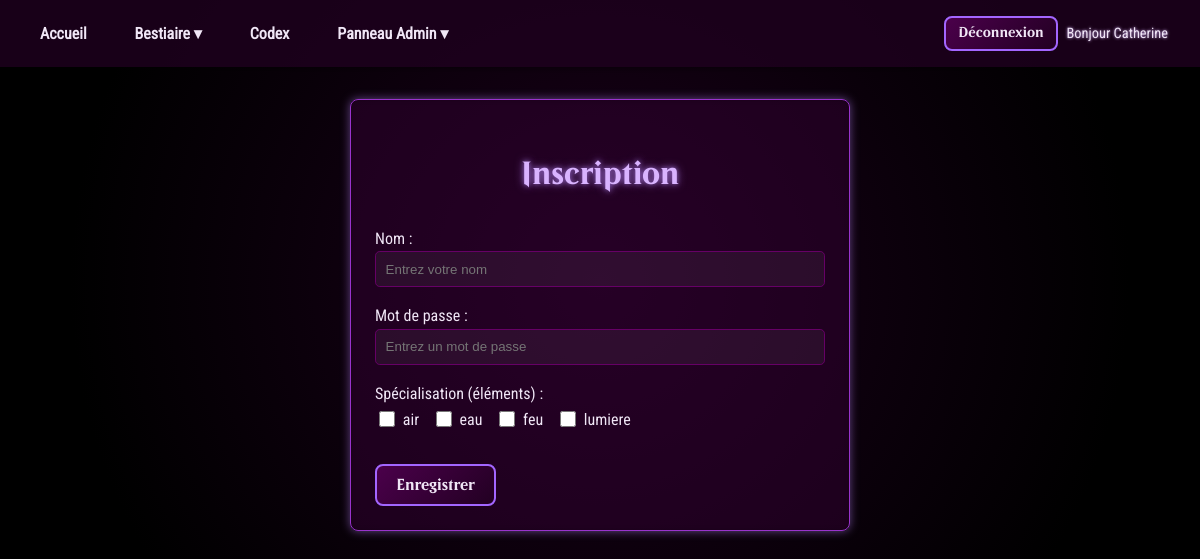
The app's page /inscription.php (signed in) with its own data.
### tables this page shows
CREATE TABLE `elements` (
  `id` int NOT NULL,
  `type` varchar(255) NOT NULL
);

### inscription.php (the view, shortened to what this page needs)
<?php
include("essentiel.php");
include("nav.php");
try {
    $elementsStmt = $bdd->query("SELECT id, type FROM elements ORDER BY type");
    $allElements  = $elementsStmt->fetchAll(PDO::FETCH_ASSOC);
} catch (\PDOException $e) {
    die("Erreur SQL (éléments) : " . $e->getMessage());
}
?>
<!DOCTYPE html>
<html lang="fr">
<head>
  <link rel="stylesheet" href="/assets/css/style.css">
</head>
<body>
  <div class="page-inscription">
    <h2>Inscription</h2>
    <form action="inscription.php" method="post">
      <div class="form-group">
        <label for="nom">Nom :</label><br>
        <input
          type="text"
          id="nom"
          name="nom"
          placeholder="Entrez votre nom"
          required
          value="<?= isset($_POST['nom']) ? htmlspecialchars($_POST['nom'], ENT_QUOTES) : '' ?>"
        >
      </div>
      <div class="form-group">
        <label for="password">Mot de passe :</label><br>
        <input
          type="password"
          id="password"
          name="password"
          placeholder="Entrez un mot de passe"
          required
        >
      </div>
      <div class="form-group">
        <label>Spécialisation (éléments) :</label><br>
        <div class="filters">
          <?php foreach ($allElements as $elem): ?>
            <?php
              $checked = '';
            ?>
            <label>
              <input
                type="checkbox"
                name="element[]"
                value="<?= (int)$elem['id'] ?>"
                <?= $checked ?>
              >
              <?= htmlspecialchars($elem['type'], ENT_QUOTES) ?>
            </label>
          <?php endforeach; ?>
        </div>
      </div>
      <div class="form-group">
        <button type="submit" class="btn-enregistrer">Enregistrer</button>
      </div>
    </form>
  </div>
</body>
</html>

### assets/css/style.css (style rules this page uses)
* { box-sizing: border-box; }
body { margin: 0; padding: 0; background: radial-gradient(circle at center, #1a001a 0%, #000000 80%); color: #f0e6f6; font-family: "roboto"; line-height: 1.6; }
h1, h2, h3, h4, h5, h6 { font-family: "magic"; color: #d9b3ff; text-align: center; margin-bottom: 1rem; text-shadow: 0 0 5px #d9b3ff, 0 0 10px #d9b3ff, 0 0 15px rgba(187, 136, 255, 0.6); }
button, .btn-magique { background: linear-gradient(135deg, #4b004b, #220022); border: 2px solid #a366ff; padding: 0.5rem 1rem; font-family: "magic"; font-weight: 700; color: #f0e6f6; border-radius: 0.5rem; cursor: pointer; transition: background 0.3s ease, box-shadow 0.3s ease, transform 0.2s ease; }
.page-inscription { max-width: 500px; margin: 2rem auto; background: rgba(50, 0, 50, 0.5); padding: 1.5rem; border: 1px solid #9933cc; border-radius: 0.5rem; box-shadow: 0 0 10px rgba(187, 136, 255, 0.5), inset 0 0 5px rgba(0, 0, 0, 0.2); }
.page-inscription h2 { font-size: 2rem; color: #d9b3ff; text-align: center; margin-bottom: 1.5rem; text-shadow: 0 0 5px rgba(187, 136, 255, 0.6), 0 0 10px rgba(187, 136, 255, 0.6); }
.page-inscription form { display: flex; flex-direction: column; }
.page-inscription form input[type=text], .page-inscription form input[type=password] { width: 100%; padding: 0.6rem; margin-bottom: 1rem; background: rgba(255, 255, 255, 0.05); border: 1px solid #660066; border-radius: 0.3rem; color: #f0e6f6; transition: border-color 0.3s ease; }
.page-inscription form .filters { display: flex; flex-wrap: wrap; gap: 0.8rem; margin-bottom: 1.5rem; }
.page-inscription form .filters label { display: flex; align-items: center; gap: 0.3rem; cursor: pointer; color: #f0e6f6; }
.page-inscription form .filters label input[type=checkbox] { width: 1rem; height: 1rem; accent-color: #a366ff; cursor: pointer; }
.page-inscription form .btn-enregistrer { align-self: center; font-size: 1rem; padding: 0.6rem 1.2rem; margin-top: 0.5rem; }

### records on screen
elements: type "air"
elements: type "eau"
elements: type "feu"
elements: type "lumiere"

### other values on screen
$_SESSION['nom'] "Catherine"
